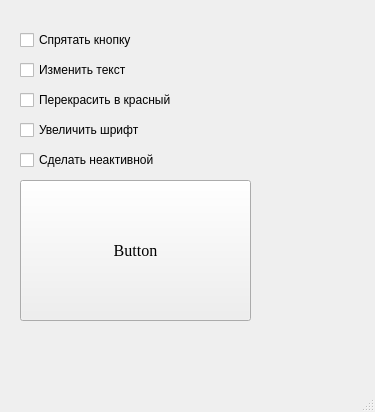
<?xml version="1.0" encoding="UTF-8"?>
<ui version="4.0">
 <class>MainWindow</class>
 <widget class="QMainWindow" name="MainWindow">
  <property name="geometry">
   <rect>
    <x>0</x>
    <y>0</y>
    <width>375</width>
    <height>412</height>
   </rect>
  </property>
  <property name="windowTitle">
   <string>MainWindow</string>
  </property>
  <widget class="QWidget" name="centralwidget">
   <widget class="QCheckBox" name="hideButton">
    <property name="geometry">
     <rect>
      <x>20</x>
      <y>30</y>
      <width>131</width>
      <height>20</height>
     </rect>
    </property>
    <property name="text">
     <string>Спрятать кнопку</string>
    </property>
   </widget>
   <widget class="QCheckBox" name="changeText">
    <property name="geometry">
     <rect>
      <x>20</x>
      <y>60</y>
      <width>121</width>
      <height>20</height>
     </rect>
    </property>
    <property name="text">
     <string>Изменить текст</string>
    </property>
   </widget>
   <widget class="QCheckBox" name="enlargeFontOnButton">
    <property name="geometry">
     <rect>
      <x>20</x>
      <y>120</y>
      <width>141</width>
      <height>20</height>
     </rect>
    </property>
    <property name="text">
     <string>Увеличить шрифт</string>
    </property>
   </widget>
   <widget class="QCheckBox" name="disableButton">
    <property name="geometry">
     <rect>
      <x>20</x>
      <y>150</y>
      <width>151</width>
      <height>20</height>
     </rect>
    </property>
    <property name="text">
     <string>Сделать неактивной</string>
    </property>
   </widget>
   <widget class="QCheckBox" name="paintButton">
    <property name="geometry">
     <rect>
      <x>20</x>
      <y>90</y>
      <width>171</width>
      <height>20</height>
     </rect>
    </property>
    <property name="text">
     <string>Перекрасить в красный</string>
    </property>
   </widget>
   <widget class="QPushButton" name="pushButton">
    <property name="geometry">
     <rect>
      <x>20</x>
      <y>180</y>
      <width>231</width>
      <height>141</height>
     </rect>
    </property>
    <property name="font">
     <font>
      <family>Times New Roman</family>
      <pointsize>12</pointsize>
     </font>
    </property>
    <property name="acceptDrops">
     <bool>false</bool>
    </property>
    <property name="text">
     <string>Button</string>
    </property>
   </widget>
  </widget>
  <widget class="QMenuBar" name="menubar">
   <property name="geometry">
    <rect>
     <x>0</x>
     <y>0</y>
     <width>375</width>
     <height>26</height>
    </rect>
   </property>
  </widget>
  <widget class="QStatusBar" name="statusbar"/>
 </widget>
 <resources/>
 <connections/>
</ui>
